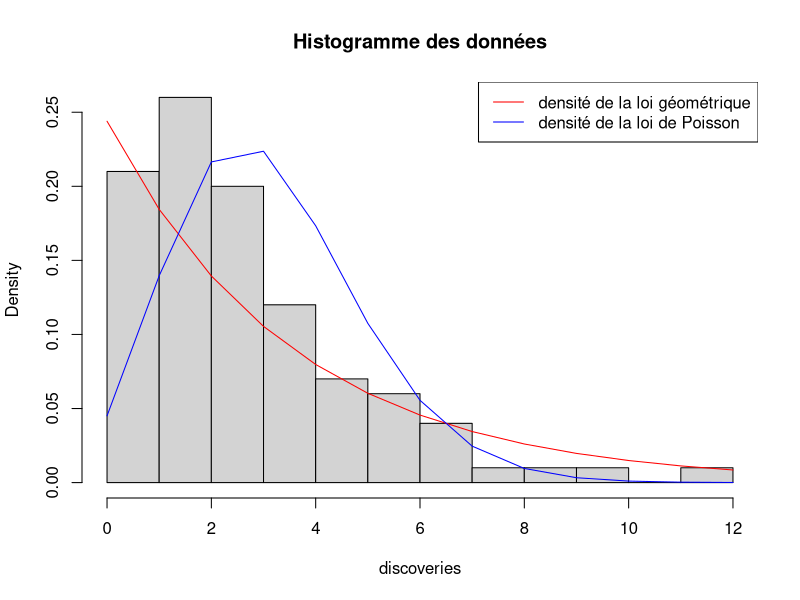
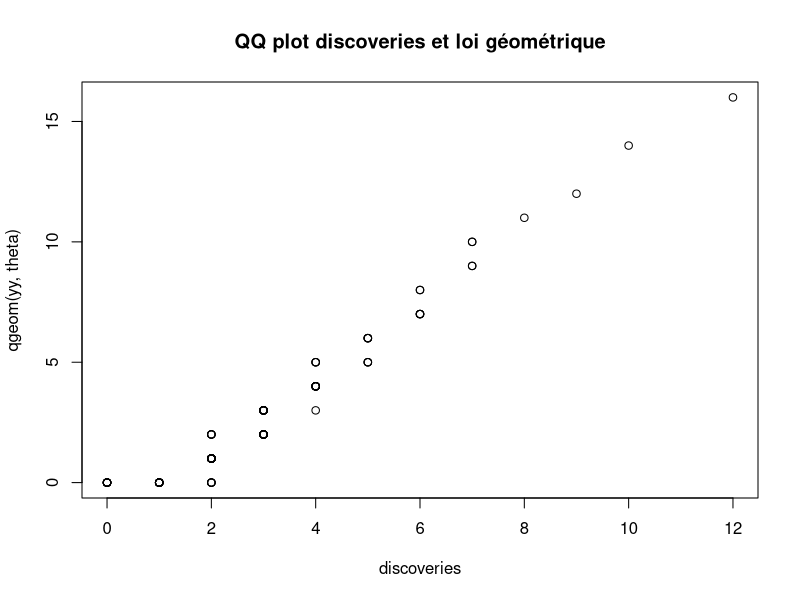
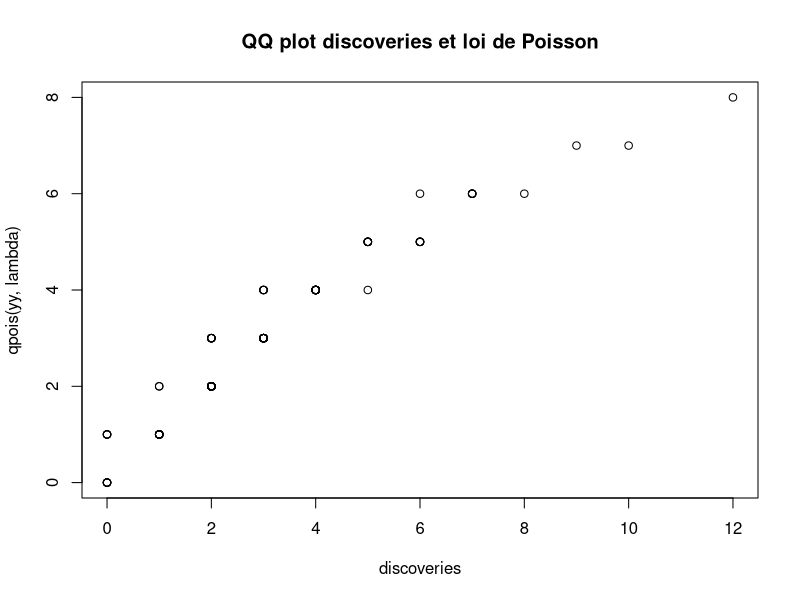
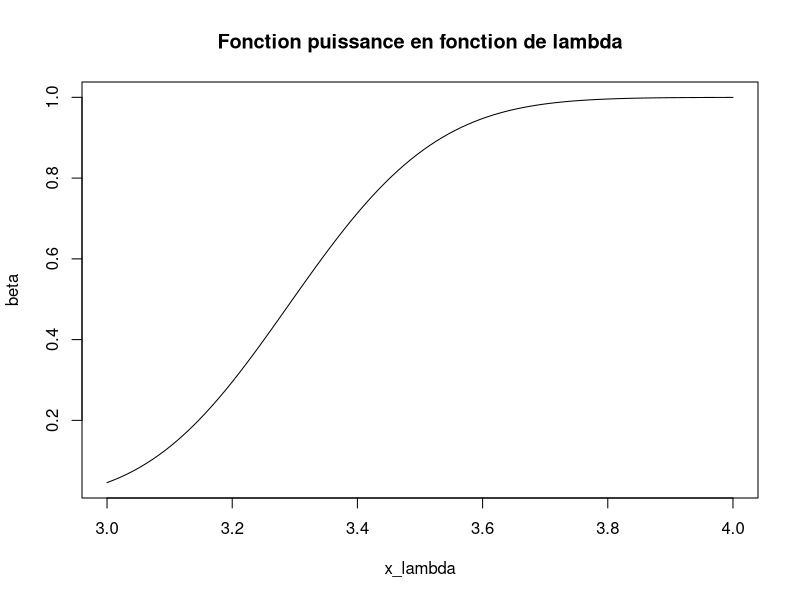

Recreate these plots in R, in order.
#' ---
#' title: "Mini-projet"
#' output: html_document
#' author: Eric Chen
#' ---

#' **Exercice 1 : ** 
#' 
#'  **1)**
#'  On utilise l'estimateur de maximum de vraisemblance sur une loi géométrique. On pose X = $(X_1,...,X_n)$
#'  où les $X_i$ sont indépendantes et identiquement distribuées.
#'  On obtient donc:
#'  
#'  $log(p(x,t)) = nlog(t) \times \sum_{i=1}^{n} x_i log(1-t)$
#'  
#'  On veut : 
#'  $\frac{\partial log(p(x,t))}{\partial t} = 0$
#'  
#'  Donc on obtient:
#'  
#'  $\hat\theta = \frac{1}{1+\frac{\sum_{i=1}^{n} x_i}{n}}$
#'  
theta = 1/(1+(sum(discoveries))/length(discoveries)) 
print(theta)
#' 
#' **2)**
#' On utilise l'estimateur de maximum de vraisemblance sur un modèle de Poisson de paramètre $\lambda$
#' 
#' On obtient donc $log(p(x,t)) = log(t)\sum_{i=1}^{n} x_i - nt -\sum_{i=1}^{n} log(x_i!)$ 
#' 
#' On veut $\frac{\partial log(p(x,t))}{\partial t} = 0$
#' 
#' Donc on obtient : $\hat\lambda = \frac{\sum_{i=1}^{n} x_i}{n}$
#' 
lambda = sum(discoveries)/length(discoveries)
print(lambda)
#' 
#' **3)**
#' On veut comparer les moyennes et variances empiriques du jeu de données avec les espérances et variances théoriques dans les deux modèles considérés.
#' 
#' On obtient pour le jeu de données:
#' 
#' m = $\frac{\sum_{i=1}^{n} x_i}{n}$
#' 
#' $V_e = \frac{1}{n} \sum_{i=1}^{n} (x_i - m)^2$
m = sum(discoveries)/length(discoveries)
Ve = (1/length(discoveries))*sum((discoveries-m)^2)
print(m)
print(Ve)
#' 
#' Pour le modèle géométrique, on a :
#' 
#' $E_g(x) = \frac{1}{\theta}$
#' 
#' $V_g(x) = \frac{1-\theta}{\theta^2}$
Eg = 1/theta
Vg = (1-theta)/(theta^2)
print(Eg)
print(Vg)
#' 
#' Pour le modèle de Poisson, on a :
#' 
#' $E_P(x) = \lambda$
#' 
#' $V_P(x) = \lambda$
Ep = lambda
Vp = lambda
print(Ep)
print(Vp)
#' 
#' En comparant les différentes espérances et variances des modèles, on constate que c'est le modèle de Poisson qui est le plus proche des résultats obtenus avec le jeu de données. Le modèle le plus approprié à première vue est donc le modèle de Poisson.
#' 
#' **4)**
#' 
x_ = seq(0, 12)
dg = dgeom(x = x_, prob = theta)
dp = dpois(x = x_,lambda = lambda)
hist(discoveries, breaks = 12, probability = TRUE, main ="Histogramme des données")
lines(x = x_, y = dg, col='red')
lines(x = x_, y = dp, col='blue')
legend("topright",
       legend =c("densité de la loi géométrique","densité de la loi de Poisson"),  
       lty=1, ## pour avoir des traits pleins
       col=c("red","blue"))
#' 
#' On constate que la première impression n'est pas confirmée. En effet, en observant certaines parties de l'histogramme, un modèle peut être plus "adapté" pour suivre les données qu'un autre.
#' 
#' **5)**
#' 
xx = seq(0, length(discoveries), length.out = length(discoveries))
yy = xx/101
qqplot(discoveries,qgeom(yy,theta), main ="QQ plot discoveries et loi géométrique")
qqplot(discoveries,qpois(yy,lambda), main="QQ plot discoveries et loi de Poisson")
#' On constate que les points des qq-plots associés aux lois sont majoritairement proches de la diagonale. On ne peut pas vraiment tirer de conclusion sur la loi des $X_i$.
#' 
#' **6)**
#' Le degré de liberté de chacun des modèles est obtenu par la relation k - 1 - p où p est la dimension du modèle paramétrique. On obtient pour chacun des modèles 4 degrés de liberté.
#' 
#' On calcule ensuite la valeur de la statistique S qui suit une loi du $\chi^2$ donnée dans l'énoncé : S = $\sum_{j=1}^{k} \frac{(n_j - np_j)^2}{np_j}$
#' 
#' Pour chaque modèle, la p-valeur est déterminée par $\mathbb{P}(S ≥ s)$ où S suit une loi du $\chi^2$ à 4 degrés de liberté et s la valeur calculée grâce à la formule ci-dessus.
#' 
#' On crée un vecteur n contenant les $n_j$ pour discoveries.
n = vector("numeric",6)
for (i in 1:5){
  n[i] = sum(discoveries == i-1)
}
n[6] = sum(discoveries >= 5)
#' 
#' On détermine $s_{geom}$ et la p-value pour le modèle géométrique :
p_geom = vector("numeric",6)
for (i in 1:5){
  p_geom[i] = theta*(1-theta)^(i-1)
}
p_geom[6] = 1 - sum(p_geom)

s_geom = 0
for (i in 1:6){
  s_geom = s_geom + ((n[i] - length(discoveries)*p_geom[i])^2)/(length(discoveries)*p_geom[i])
}
pvaleur_geom = 1 - pchisq(s_geom,4)
print(s_geom)
print(pvaleur_geom)
#' 
#' On détermine $s_{pois}$ et la p-valeur pour le modèle de Poisson :
p_pois = vector("numeric",6)
for (i in 1:5){
  p_pois[i] = lambda^(i-1)*exp(-lambda)/factorial(i-1)
}
p_pois[6] = 1 - sum(p_pois)

s_pois = 0
for (i in 1:6){
  s_pois = s_pois + ((n[i] - length(discoveries)*p_pois[i])^2)/(length(discoveries)*p_pois[i])
}
pvaleur_pois = 1 - pchisq(s_pois,4)
print(s_pois)
print(pvaleur_pois)
#' On constate que la p-valeur est inférieure à 0.05 pour le modèle géométrique mais supérieure à 0.05 pour le modèle de Poisson.
#' 
#' Ainsi, par rapport à la définition de la p-valeur, le modèle que l'on peut accepter avec un niveau de confiance 5% est le modèle de Poisson.
#' En effet, une faible valeur pour la p-valeur suppose une forte présomption contre l'hypothèse nulle.
#' 
#' **Exercice 2 **
#' 
#' **1)**
#' Soit s $\geq$ 1. On veut montrer la croissance de la fonction $\lambda$ $\longmapsto$ $\mathbb{P}_\lambda$($\sum_{i=1}^{n} X_i$ $\geq$ s) 
#' 
#' On sait que les $X_i$ sont indépendantes et identiquement distribuées, suivent une loi de poisson de paramètre $\lambda$. Ainsi, Y = $\sum_{i=1}^{n} X_i$ suit une loi de Poisson de paramètre n$\lambda$.
#' 
#' $\mathbb{P}_\lambda$(Y $\geq$ s) = 1 - $\mathbb{P}_\lambda$(Y < s)
#' 
#' $\frac{\partial \mathbb{P}_\lambda(Y \geq s)}{\partial \lambda} = n  exp(-n\lambda)(\sum_{0 \leq i < s} \frac{(n\lambda)^i}{i!} - \sum_{0 \leq i < s-1} \frac{(n\lambda)^i}{i!})$
#' 
#' $\frac{\partial \mathbb{P}_\lambda(Y \geq s)}{\partial \lambda} = n  exp(-n\lambda)\frac{(n\lambda)^M}{M!}$  où  M$\in\mathbb{N}*$
#' 
#' Donc $\frac{\partial \mathbb{P}_\lambda(Y \geq s)}{\partial \lambda} \geq 0$. La fonction est bien croissante.
#' 
#' **2)**
#' On pose T = $\sum_{i=1}^{n} X_i$ qui suit une loi de Poisson de paramètre n$\lambda$.
#' 
#' En calculant le rapport de vraisemblance, on obtient Z = exp(n($\lambda-\lambda'$)+Tlog($\frac{\lambda'}{\lambda}$)).  
#' Il s'agit d'une fonction croissante de T lorsque $\lambda' > \lambda$. 
#'
#' Le test de niveau $\alpha$ de l'hypothèse $H_0$ contre $H_1$ est donné par:
#' 
#' $\delta(T) = \mathbb{1} (T > s)$ avec $\mathbb{P}$$_{\lambda_0}$(T > s) = $\alpha$    où $\lambda_0 \in$ {$\lambda \leq$ 3}
#' 
#' On veut $\alpha$ $\leq$ 0.05 : 
#' 
#' $\mathbb{P}$$_{\lambda_0}$(T $\leq$ s) = 1 - $\alpha$ $\geq$ 0.95
#' 
#' Donc s = $F^{-1}(1 - \alpha)$ où $F^{-1}$ est la fonction quantile de la loi de Poisson. Cette fonction est bien définie car la fonction de répartition est bijective.
#' 
s = qpois(0.95,length(discoveries)*3)
print(s)
#' 
#' **3)**
#' D'après la question précédente, on obtient un test au niveau inférieur ou égal à 5%.
#'  
#' On a $\chi_0$ = {t $\in$ $\chi$, $\delta$(t) = $\mathbb{1}$(t > s) = 0} où s est déterminé à la question précedente.
#' 
#' $\chi_1$ = {t $\in$ $\chi$, $\delta$(t) = $\mathbb{1}$(t > s) = 1}
#' 
#' $\chi$ = $\chi_0$ U $\chi_1$
#' 
#' De plus, on a $\mathbb{P}$$_{\lambda_0}$(T $\in$ $\chi_1$) $\leq$ 0.05  
#' 
#' Ainsi, on peut accepter l'hypothèse nulle $H_0$.
#' 
#' **4)**
#' On veut déterminer le nombre minimum $n_0$ de données nécessaires pour rejeter $H_0$.
#' 
#' Ainsi, on considère $\mathbb{1}$(T>s) = 1
#' 
#' T > s
#' 
#' $\frac{1}{n}$ $\sum_{i=0}^{n} X_i$ > $\frac{s}{n}$
#' 
#' m > $\frac{s}{n}$
#' 
#' $n_0$m > s
#' 
m = sum(discoveries)/length(discoveries)
n_0 = 1
while (n_0*m <= qpois(0.95, n_0*3)){
  n_0 = n_0 + 1
}
print(n_0)
#' 
#' **5)**
x_lambda = seq(3, 4, length.out = 100)
beta = vector("numeric",100)
for (i in 1:100){
  beta[i] = 1 - ppois(s, 100*x_lambda[i])
}
plot(x_lambda, beta  , type = "l", main ="Fonction puissance en fonction de lambda")
#' On veut trouver le nombre de données minimum pour que $\beta$($\lambda$ = 3.5) $\geq$ 0.9
#' 
#' $\beta$($\lambda$ = 3.5) = 1 - $\mathbb{P}_{\lambda = 3.5}(T ≤ s)$
#' 
#' Donc $\mathbb{P}_{\lambda = 3.5}(T ≤ s)$ ≤ 0.1
#' 
#' Par conséquent, on cherche $n_1$ tel que la condition ci-dessous est vérifiée.
n_1 = 1
p_repartition = ppois(s,n_1*3.5)
while(p_repartition > 0.1){
  n_1 = n_1 + 1
  p_repartition = ppois(s, n_1 *3.5)
}
print(n_1)
#' 
#' 
#' 
#' 
#' **Exercice 3 **
#' 
#' **1)**
#' Dans le modèle de Poisson, on choisit le prior conjugué pour $\lambda$.
#' On choisit donc la loi Gamma($\alpha$,$\beta$) pour $\lambda$.
#' Elle a pour densité : $\frac{\beta^\alpha}{Γ(\alpha)} x^{\alpha -1} exp(-\beta x)$
#' 
#' On sait que pour une loi Gamma :
#' 
#' E(X) = $\frac{\alpha}{\beta}$
#' 
#' V(X) = $\frac{\alpha}{\beta^2}$
#' 
#' On veut E(X) = 5 et V(X) = 100 donc on obtient, en résolvant le système d'équation à 2 inconnues:
#' 
#' $\alpha$ = 0.25
#' 
#' $\beta$ = 0.05
#' 
#' **2)**
#' $\pi$($\lambda$|$x_{1:n}$) = $\frac{p_\lambda(x_{1:n})\pi(\lambda)}{p(x_{1:n})}$
#' 
#' On sait que les $X_i|\lambda$ sont iid et suivent une loi de Poisson de paramètre $\lambda$ donc on obtient:
#' 
#' $p_\lambda(x_{1:n})\pi(\lambda) = \frac{\beta^{\alpha}\lambda^{\alpha + \sum_{i=1}^{n} x_i -1} exp(-(\beta + n)\lambda)}{Γ(\alpha) \prod x_i!} \mathbb{1}(\lambda > 0)$
#' 
#' et 
#' $p(x_{1:n}) = \int_{0}^{+\infty} \frac{\beta^{\alpha}t^{\alpha + \sum_{i=1}^{n} x_i -1} exp(-(\beta + n) t)}{Γ(\alpha) \prod x_i!} dt$
#' 
#' En posant le changement de variable u = ($\beta + n)t$,
#' 
#' $p(x_{1:n}) = \frac{\beta^{\alpha}}{(\beta + n)^{\alpha + \sum_{i=1}^{n} x_i}} \int{0}^{+\infty} \frac{u^{\alpha + \sum_{i=1}^{n} x_i -1} exp(-u)}{Γ(\alpha) \prod x_i!} du$
#' 
#' Donc, on obtient:
#' 
#' $\pi$($\lambda$|$x_{1:n}$) = $\frac{(\beta + n)^{\alpha + \sum_{i=1}^{n} x_i} \lambda^{\alpha + \sum_{i=1}^{n} x_i -1} exp(-(\beta + n)\lambda)}{Γ(\alpha + \sum_{i=1}^{n} x_i)} \mathbb{1}(\lambda > 0)$
#' 
#' $\lambda$|$x_{1:n}$ suit donc une loi Gamma de paramètres $\alpha + \sum x_i$ et $\beta + n$.
#' 
#' L'expression de l'estimateur de l'espérance est donc $\hat\lambda(x_{1:n}) = \frac{\alpha + \sum_{i=1}^{n} x_i}{\beta + n}$ d'après l'expression de l'espérance de la loi Gamma.
#' 
#' Ainsi, pour l'estimateur du maximum de vraisemblance, on a : $\lambda_{vraisemblance} = \frac{1}{n}$ $\sum_{i=1}^{n} X_i$
#' 
#' Comme $\alpha$ et $\beta$ sont faibles ici, on peut dire que l'estimateur de l'espérance et l'estimateur de maximum de vraisemblance ont des valeurs très proches.
#' 
#' **3)**
#' Pour discoveries, on obtient
alpha = 0.25 + sum(discoveries)
print(alpha)
#'
beta = 0.05 + length(discoveries)
print(beta)
#' 
E_posteriori = alpha/beta
print(E_posteriori)
#' 
#' **4)**
#' On veut $\mathbb{P}(\lambda \in I | x_{1:n}) ≥ \alpha$
#' 
#' Or $\mathbb{P}(\lambda \in I | x_{1:n}) = \mathbb{P}(\lambda ≤ b | x_{1:n}) - \mathbb{P}(\lambda < a | x_{1:n})$    si I = [a,b]
#' 
#' On sait que $\lambda$ suit une loi Gamma. Comme la densité est positive, la fonction de répartition est croissante et à valeurs dans [0,1] donc elle est bijective.
#' 
#' Ainsi, on peut définir son inverse $F^{-1}$.
#' 
#' On définit $q_{\frac{1 - \alpha}{2}} = F^{-1}(\frac{1 - \alpha}{2})$  et  $q_{\frac{1 + \alpha}{2}} = F^{-1}(\frac{1 + \alpha}{2})$
#' 
#' Donc I = [$q_{\frac{1 - \alpha}{2}}, q_{\frac{1 + \alpha}{2}}$]
#' 
#' On note ici a = $q_{\frac{1 - \alpha}{2}}$ et b = $q_{\frac{1 + \alpha}{2}}$
a = qgamma(p=(1-0.95)/2,shape=alpha ,scale = 1/beta)
print(a)
#'
b = qgamma(p=(1+0.95)/2,shape=alpha ,scale = 1/beta)
print(b)









